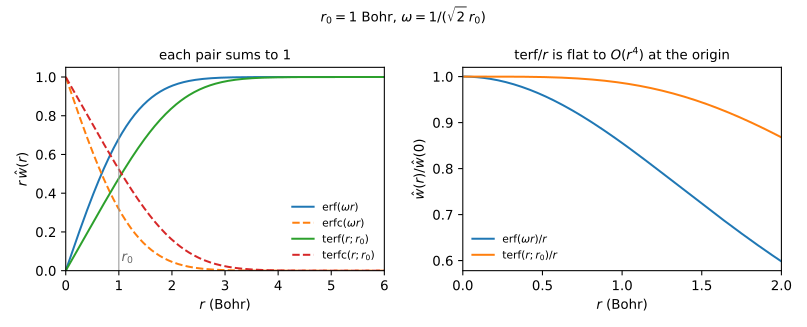

Recreate this plot in Python.
"""Figure 4.1: the attenuated kernels r*w(r) for erf/erfc and terf/terfc.

Analytic only (no ferric run). Writes kernels.svg next to this file.
Run: uv run --no-sync python book/src/figures/04-operators/kernels.py
"""
# SPDX-License-Identifier: MIT OR Apache-2.0

from math import erf, exp, pi, sqrt
from pathlib import Path

import matplotlib

matplotlib.use("svg")
import matplotlib.pyplot as plt  # noqa: E402

matplotlib.rcParams["svg.hashsalt"] = "ferric-book"

R0 = 1.0  # Bohr; terf width tied by the curvature constraint
OMEGA_T = 1.0 / (R0 * sqrt(2.0))
OMEGA_E = OMEGA_T  # erf at the same omega, for comparison


def terf(r: float, r0: float, w: float) -> float:
    return 0.5 * (erf(w * (r - r0)) + erf(w * (r + r0)))


def terf_over_r_at_0(r0: float, w: float) -> float:
    """lim r->0 of terf(r)/r = (2w/sqrt(pi)) exp(-w^2 r0^2)."""
    return 2.0 * w / sqrt(pi) * exp(-((w * r0) ** 2))


def main() -> None:
    rs = [i * 0.02 for i in range(0, 301)]
    fig, (ax, bx) = plt.subplots(1, 2, figsize=(8.4, 3.4))
    ax.plot(rs, [erf(OMEGA_E * r) for r in rs], label=r"erf$(\omega r)$")
    ax.plot(rs, [1 - erf(OMEGA_E * r) for r in rs], "--", label=r"erfc$(\omega r)$")
    ax.plot(rs, [terf(r, R0, OMEGA_T) for r in rs], label=r"terf$(r; r_0)$")
    ax.plot(rs, [1 - terf(r, R0, OMEGA_T) for r in rs], "--", label=r"terfc$(r; r_0)$")
    ax.axvline(R0, color="0.6", lw=0.8)
    ax.text(R0 + 0.05, 0.05, r"$r_0$", color="0.4")
    ax.set_xlabel(r"$r$ (Bohr)")
    ax.set_ylabel(r"$r\,\hat w(r)$")
    ax.set_title("each pair sums to 1", fontsize=10)
    ax.set_xlim(0, 6)
    ax.set_ylim(0, 1.05)
    ax.legend(frameon=False, fontsize=8)

    # Long-range kernels themselves, normalized to their value at r = 0.
    small = [i * 0.01 for i in range(1, 201)]
    e0 = 2.0 * OMEGA_E / sqrt(pi)
    t0 = terf_over_r_at_0(R0, OMEGA_T)
    bx.plot(
        small, [erf(OMEGA_E * r) / r / e0 for r in small], label=r"erf$(\omega r)/r$"
    )
    bx.plot(
        small, [terf(r, R0, OMEGA_T) / r / t0 for r in small], label=r"terf$(r; r_0)/r$"
    )
    bx.set_xlabel(r"$r$ (Bohr)")
    bx.set_ylabel(r"$\hat w(r) / \hat w(0)$")
    bx.set_title(r"terf$/r$ is flat to $O(r^4)$ at the origin", fontsize=10)
    bx.set_xlim(0, 2)
    bx.legend(frameon=False, fontsize=8)
    fig.suptitle(r"$r_0 = 1$ Bohr, $\omega = 1/(\sqrt{2}\,r_0)$", fontsize=10)
    fig.tight_layout()
    out = Path(__file__).with_suffix(".svg")
    fig.savefig(out, metadata={"Date": None, "Title": "kernels.py (analytic)"})


if __name__ == "__main__":
    main()
